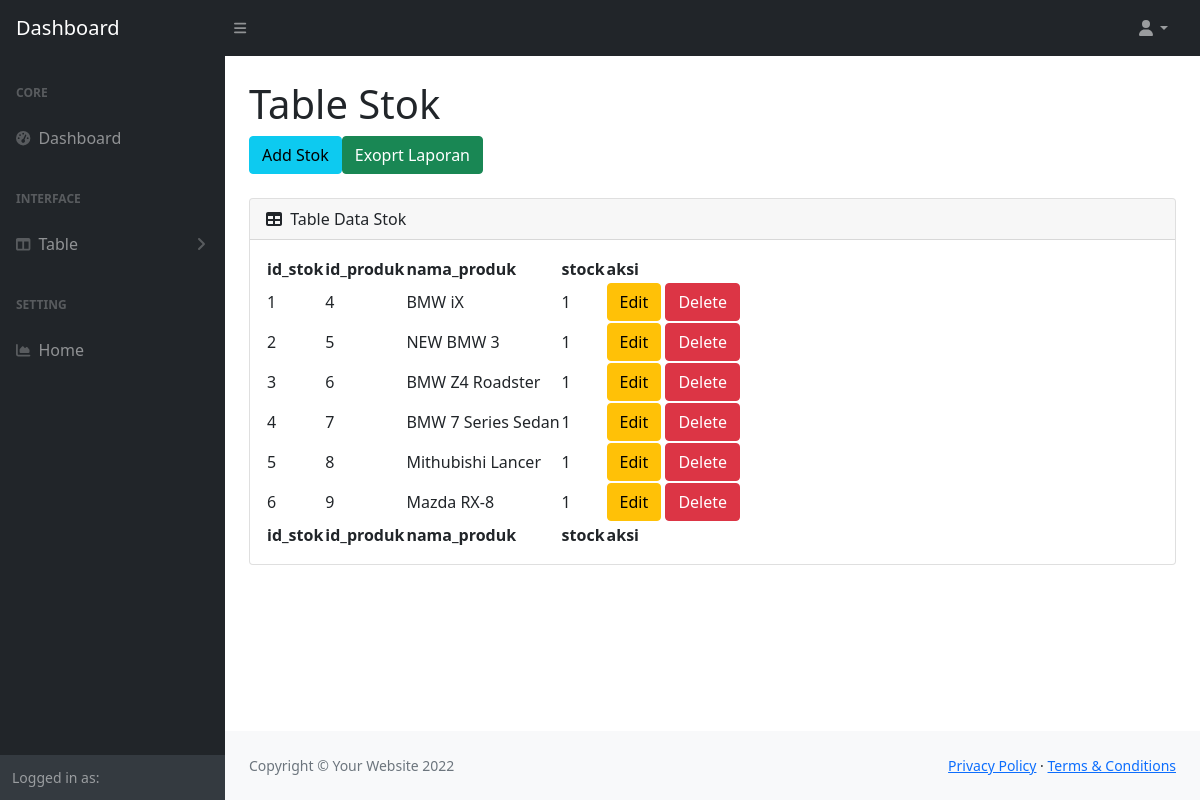
Screenshot of /tabledata/table_stok.php with the database file from the repository.
### tables this page shows
CREATE TABLE `stok` (
  `id_stok` int(11) NOT NULL,
  `id_produk` int(11) NOT NULL,
  `nama_produk` varchar(50) NOT NULL,
  `stock` int(11) NOT NULL
);

### tabledata/table_stok.php (the view, shortened to what this page needs)
<?php
include "../koneksi.php";
?>
<!DOCTYPE html>
<html lang="en">
    <head>
        <link href="https://cdn.jsdelivr.net/npm/simple-datatables@latest/dist/style.css" rel="stylesheet" />
        <link href="../dashboardstyle/css/styles.css" rel="stylesheet" />
    </head>
    <body class="sb-nav-fixed">
        <?php
        include "../navbar.php";
        ?>
        <div id="layoutSidenav">
            <?php
            include "../sidenav_nav.php";
            ?>
            <div id="layoutSidenav_content">
                <main>
                    <div class="container-fluid px-4">
                        <h1 class="mt-4">Table Stok</h1>
                        <ol class="breadcrumb mb-4">
                            <a href="../form/stok_form.php" class="btn btn-info">Add Stok</a>
                            <a href="../form/exportstok.php" class="btn btn-success">Exoprt Laporan</a>
                        </ol>
                        <div class="card mb-4">
                            <div class="card-header">
                                <i class="fas fa-table me-1"></i>
                                Table Data Stok
                            </div>
                            <div class="card-body">
                                <table id="datatablesSimple">
                                    <thead>
                                        <tr>
                                            <th>id_stok</th>
                                            <th>id_produk</th>
                                            <th>nama_produk</th>
                                            <th>stock</th>
                                            <th>aksi</th>
                                        </tr>
                                    </thead>
                                    <tfoot>
                                        <tr>
                                            <th>id_stok</th>
                                            <th>id_produk</th>
                                            <th>nama_produk</th>
                                            <th>stock</th>
                                            <th>aksi</th>
                                        </tr>
                                    </tfoot>
                                    <tbody>
                                        <?php
                                        $query = "SELECT * FROM stok";
                                        $result = mysqli_query($conn,$query);
                                        while($row = mysqli_fetch_assoc($result)){
                                            echo "
                                            <tr>
                                            <td>$row[id_stok]</td>
                                            <td>$row[id_produk]</td>
                                            <td>$row[nama_produk]</td>
                                            <td>$row[stock]</td>
                                            <td>
                                            <a href='../form/stok_edit.php?id_stok=$row[id_stok]' class='btn btn-warning'>Edit</a>
                                            <a href='../form/stok_delete.php?id_stok=$row[id_stok]' class='btn btn-danger'>Delete</a>
                                            </td>
                                        </tr>
                                        ";
                                        }
                                        ?>
                                    </tbody>
                                </table>
                            </div>
                        </div>
                    </div>
                </main>
                <footer class="py-4 bg-light mt-auto">
                    <div class="container-fluid px-4">
                        <div class="d-flex align-items-center justify-content-between small">
                            <div class="text-muted">Copyright &copy; Your Website 2022</div>
                            <div>
                                <a href="#">Privacy Policy</a>
                                &middot;
                                <a href="#">Terms &amp; Conditions</a>
                            </div>
                        </div>
                    </div>
                </footer>
            </div>
        </div>
    </body>
</html>

### rows the page displays
stok: id_stok "1", id_produk "4", nama_produk "BMW iX", stock "1"
stok: id_stok "2", id_produk "5", nama_produk "NEW BMW 3", stock "1"
stok: id_stok "3", id_produk "6", nama_produk "BMW Z4 Roadster", stock "1"
stok: id_stok "4", id_produk "7", nama_produk "BMW 7 Series Sedan", stock "1"
stok: id_stok "5", id_produk "8", nama_produk "Mithubishi Lancer", stock "1"
stok: id_stok "6", id_produk "9", nama_produk "Mazda RX-8", stock "1"
